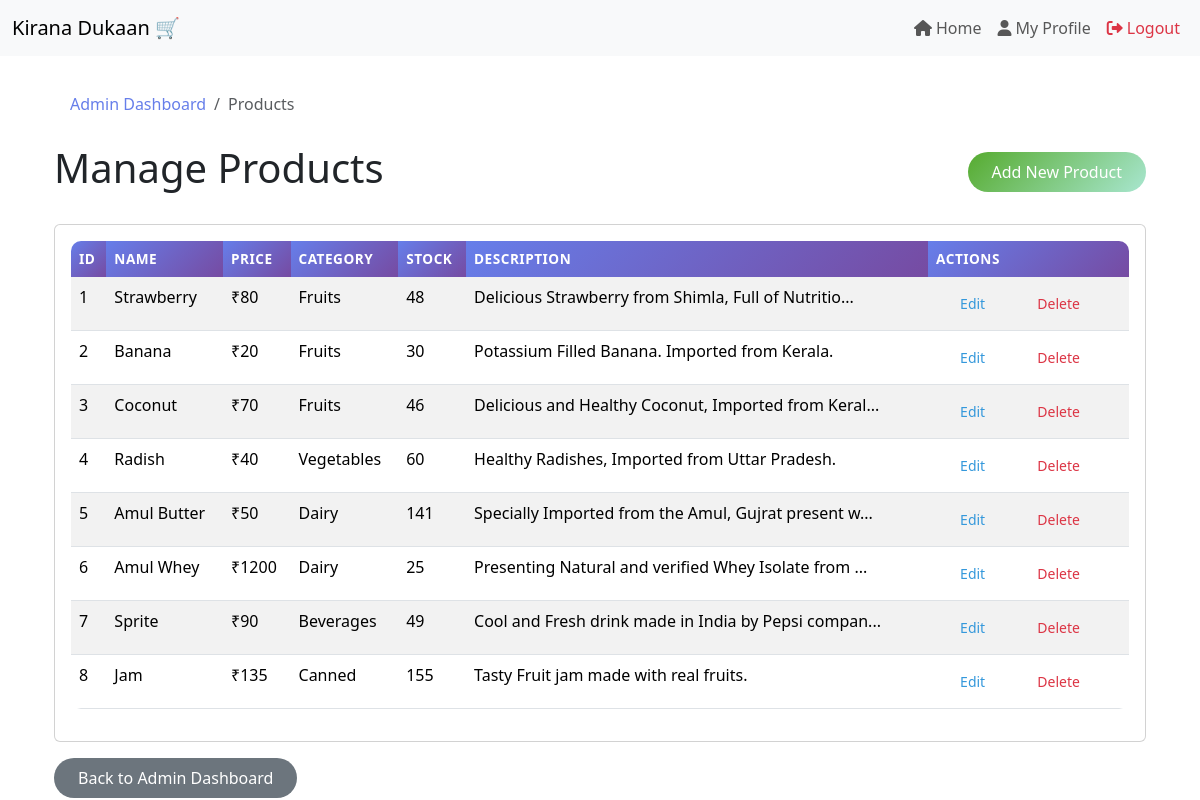
The page /admin/products (signed in) on the database as committed earlier.
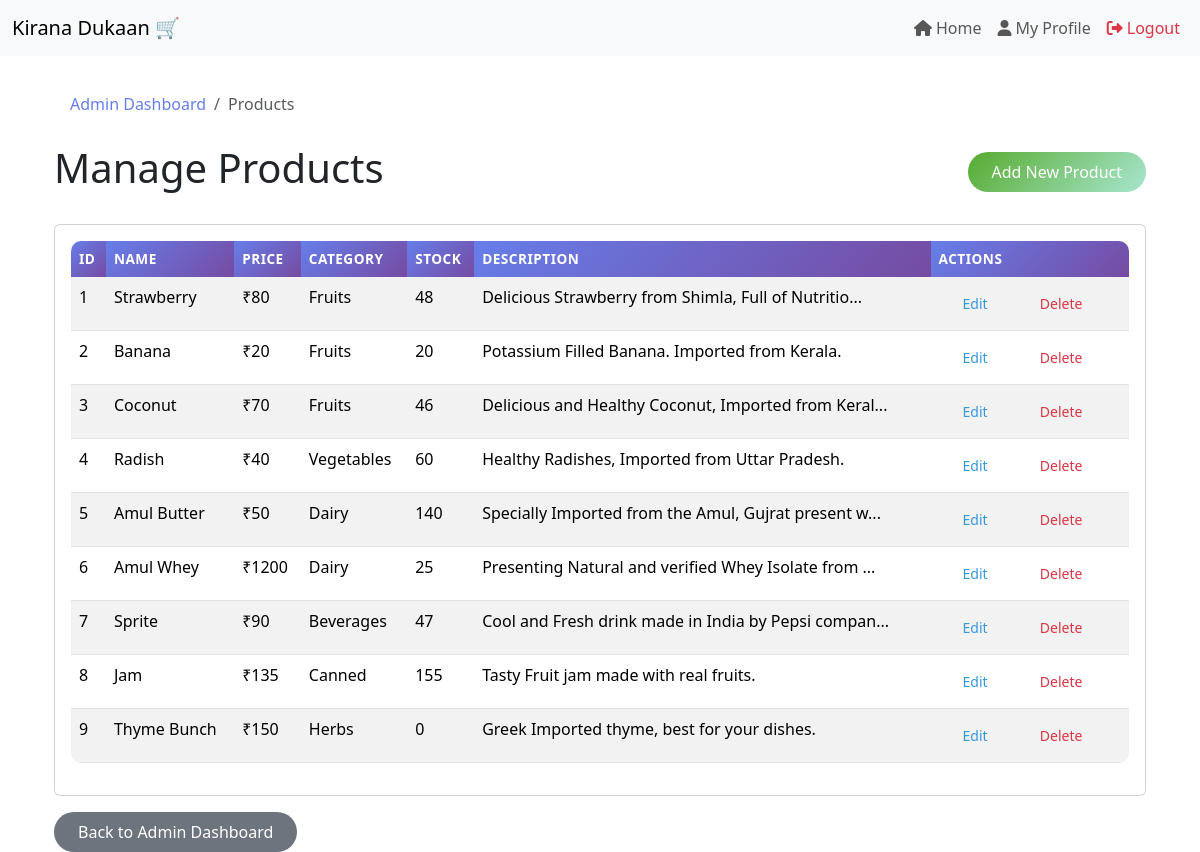
The same page on the database as committed later.
### models.py (models this page shows)
class Product(db.Model):
    id = db.Column(db.Integer, primary_key=True)
    name = db.Column(db.String(64), nullable=False)
    price = db.Column(db.Integer, nullable=False)
    description = db.Column(db.String(256), nullable=False)
    category_id = db.Column(db.Integer, db.ForeignKey('category.id'), nullable=False)
    quantity = db.Column(db.Integer, nullable=False)
    man_date = db.Column(db.Date, nullable=False)
    cart_items = db.relationship('Cart', backref='product', lazy=True)
    orders = db.relationship('Order', backref='product', lazy=True)

class Category(db.Model):
    id = db.Column(db.Integer, primary_key=True)
    name = db.Column(db.String(32), unique=True)
    products = db.relationship('Product', backref='category', lazy=True)

### routes.py (the view)
@main.route('/admin/products')
@admin_required
def admin_products():
    products = Product.query.all()
    return render_template('product/admin_products.html', products=products)

### routes.py (called while the page is built)
def admin_required(f):
    @wraps(f)
    def decorated_function(*args, **kwargs):
        if 'user_id' not in session:
            flash('Please log in to access this page.', 'warning')
            return redirect(url_for('main.login'))
        user = User.query.get(session['user_id'])
        if not user.is_admin:
            flash('Access denied. Admin privileges required.', 'danger')
            return redirect(url_for('main.index'))
        return f(*args, **kwargs)
    return decorated_function

### templates/product/admin_products.html (shortened to what this page needs)
{% extends 'layout.html' %}
{% block content %}
<div class="container mt-4">
    <nav aria-label="breadcrumb">
        <ol class="breadcrumb">
            <li class="breadcrumb-item"><a href="{{ url_for('main.admin') }}">Admin Dashboard</a></li>
            <li class="breadcrumb-item active" aria-current="page">Products</li>
        </ol>
    </nav>
    <div class="d-flex justify-content-between align-items-center mb-4">
        <h1>Manage Products</h1>
        <a href="{{ url_for('main.admin_add_product') }}" class="btn btn-success">Add New Product</a>
    </div>
    <div class="card">
        <div class="card-body">
            <div class="table-responsive">
                <table class="table table-striped">
                    <thead>
                        <tr>
                            <th>ID</th>
                            <th>Name</th>
                            <th>Price</th>
                            <th>Category</th>
                            <th>Stock</th>
                            <th>Description</th>
                            <th>Actions</th>
                        </tr>
                    </thead>
                    <tbody>
                        {% if products %}
                            {% for product in products %}
                            <tr>
                                <td>{{ product.id }}</td>
                                <td>{{ product.name }}</td>
                                <td>₹{{ product.price }}</td>
                                <td>{{ product.category.name if product.category else 'N/A' }}</td>
                                <td>{{ product.quantity }}</td>
                                <td>{{ product.description[:50] }}{% if product.description|length > 50 %}...{% endif %}</td>
                                <td>
                                    <a href="{{ url_for('main.admin_edit_product', product_id=product.id) }}" class="btn btn-sm btn-outline-primary">Edit</a>
                                    <form method="post" action="{{ url_for('main.admin_delete_product', product_id=product.id) }}" class="d-inline" onsubmit="return confirm('Are you sure you want to delete this product?')">
                                        <button type="submit" class="btn btn-sm btn-outline-danger">Delete</button>
                                    </form>
                                </td>
                            </tr>
                            {% endfor %}
                        {% else %}
                            <tr>
                                <td colspan="7" class="text-center">No products found</td>
                            </tr>
                        {% endif %}
                    </tbody>
                </table>
            </div>
        </div>
    </div>
    <div class="mt-3">
        <a href="{{ url_for('main.admin') }}" class="btn btn-secondary">Back to Admin Dashboard</a>
    </div>
</div>
{% endblock %}

Rows that differ between the two databases and show on the page:
changed Product "Banana": quantity "30" → "20"
changed Product "Amul Butter": quantity "141" → "140"
changed Product "Sprite": quantity "49" → "47"
added Product: id "9", name "Thyme Bunch", price "150", category "Herbs", quantity "0", description "Greek Imported thyme, best for your dishes."
